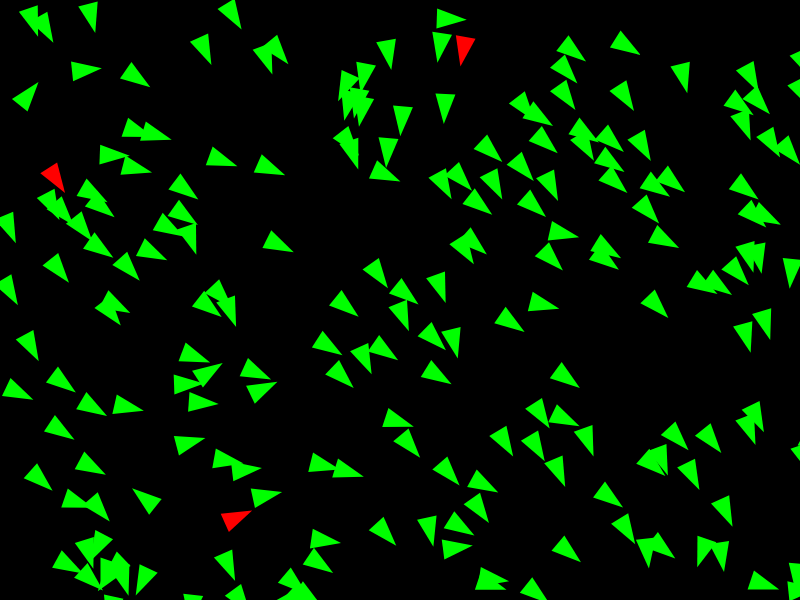
Frame 1 (no input)
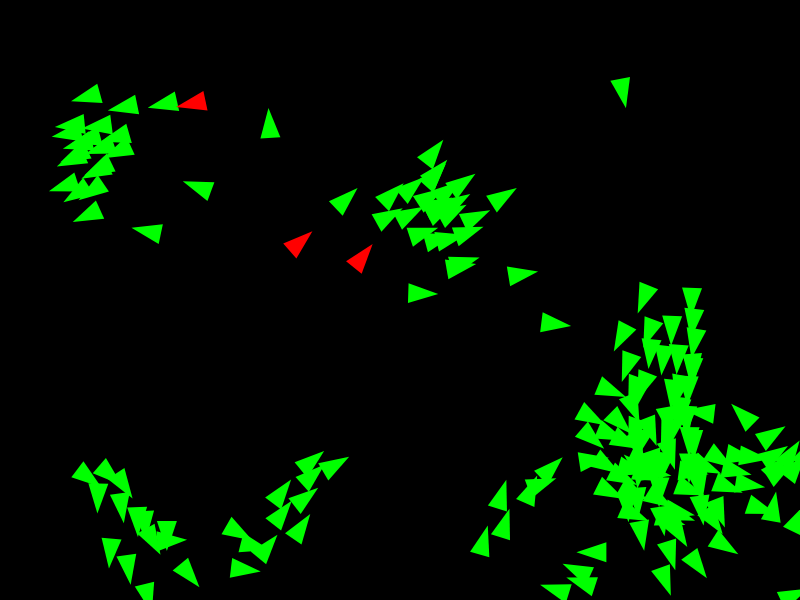
Frame 60 (no input)
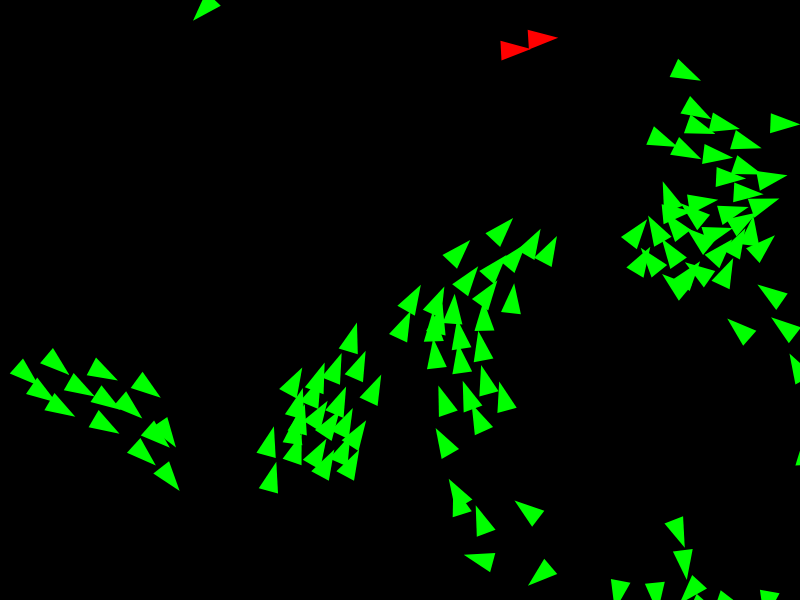
Frame 120 (the mouse pressed at the canvas centre since frame 60)

The p5.js sketch that drew these frames (run headless with seeded random() and noise() and a simulated clock; from frame 60 on, the mouse is pressed at the canvas centre):

// p5.js sketch
// ── sketch.js
let screen_dock;
let text_box;
if (screen.availWidth < 800 || screen.availHeight < 675) {
    settings_dock = "bottom";   // Options: left, bottom
    text_box = true;
} else {
    settings_dock = "left";
    text_box = false;
}

let friendly_boids = [];
let enemy_boids = []
let pointsOfInterest = [];
let texts = [];
let options = [];
let is_updating = true;
let canvas_position = 0;
let setting_displacement;

if (settings_dock == 'left') {
    setting_displacement = 0;
    canvas_position = 350;
} else if (settings_dock == 'bottom') {
    setting_displacement = screen.availHeight;
    canvas_position = 0;
}

// Boid variables
let friendly_boid_count = 200;
let enemy_boid_count = 3;
let enemy_boid_attack_constant = 0.5;
let enemy_avoidance_constant = 0.75;
let enemy_avoidance_range = 150;
let avoidance_constant = 0.15;
let alignment_constant = 0.3;
let cohesion_constant = 0.04;
let interest_constant = 0.1;
let poi_avoidance_constant = 0.5;
let turn_constant = 0.3;
let margin = 100;
let avoidance_range = 25;
let visible_range = 65;
let poi_attraction_range = 500;
let poi_protection_range = 50;
let max_speed = 5;
let min_speed = 3;

function setup() {
    // Position the canvas to the right of the settings
    let canvas = createCanvas(screen.availWidth - canvas_position, screen.availHeight);
    canvas.position(canvas_position, 0);

    for (let i = 0; i < friendly_boid_count; i++) {
        // friendly_boids.push(new FriendlyBoid(random(width), random(height)));
        friendly_boids.push(new FriendlyBoidOptimised(random(width), random(height)));
    }

    for (let i = 0; i < enemy_boid_count; i++) {
        // enemy_boids.push(new EnemyBoid(random(width), random(height)));
        enemy_boids.push(new EnemyBoidOptimised(random(width), random(height)));
    }

    title = createP("<h1>Boid settings</h1>");
    title.position(10, -25 + setting_displacement);

    texts.push(createP("Friendly boid count:"));
    options.push(createSlider(0, 250, friendly_boid_count, 1));
    texts.push(createP("Enemy boid count:"));
    options.push(createSlider(0, 100, enemy_boid_count, 1));
    texts.push(createP("Enemy boid attack:"));
    options.push(createSlider(0, 5, enemy_boid_attack_constant, 0.25));
    texts.push(createP("Enemy avoidance:"));
    options.push(createSlider(0, 2, enemy_avoidance_constant, 0.1));
    texts.push(createP("Enemy avoidance range:"));
    options.push(createSlider(0, 200, enemy_avoidance_range, 10));
    texts.push(createP("Friendly avoidance:"));
    options.push(createSlider(0, 1, avoidance_constant, 0.01));
    texts.push(createP("Friendly avoidance range:"));
    options.push(createSlider(0, 100, avoidance_range, 5));
    texts.push(createP("Show avoidance range:"));
    options.push(createCheckbox('', false));
    texts.push(createP("Alignment:"));
    options.push(createSlider(0, 1, alignment_constant, 0.01));
    texts.push(createP("Cohesion:"));
    options.push(createSlider(0, 0.1, cohesion_constant, 0.001));
    texts.push(createP("Visible range:"));
    options.push(createSlider(0, 100, visible_range, 5));
    texts.push(createP("Show visible range:"));
    options.push(createCheckbox('', false));
    texts.push(createP("Max speed:"));
    options.push(createSlider(0, 25, max_speed, 1));
    texts.push(createP("Min speed:"));
    options.push(createSlider(0, 25, min_speed, 1));
    texts.push(createP("Margin:"));
    options.push(createSlider(0, 200, margin, 10));
    texts.push(createP("Show margin:"));
    options.push(createCheckbox('', false));
    texts.push(createP("POI attraction range:"));
    options.push(createSlider(0, 1000, poi_attraction_range, 5));
    texts.push(createP("Show POI attraction range:"));
    options.push(createCheckbox('', false));
    texts.push(createP("POI protection range:"));
    options.push(createSlider(0, 500, poi_protection_range, 5));
    texts.push(createP("Show POI protection range:"));
    options.push(createCheckbox('', false));
    texts.push(createP("Show trail:"));
    options.push(createCheckbox('', false));
    texts.push(createP("Show velocity:"));
    options.push(createCheckbox('', false));
    texts.push(createP("Boid shape:"));
    options.push(createSelect());
    texts.push(createP("Use the <kbd>+</kbd> or <kbd>-</kbd> keys to add and remove POIs."));

    x_pos = 10;
    y_pos = 50 + setting_displacement;
    for (let text of texts) {
        text.position(x_pos, y_pos);
        y_pos += 25;
    }
    createP("Made and hosted by <a href='https://sooraj.dev/'>Sooraj</a>.").position(x_pos, y_pos);

    x_pos = 210;
    y_pos = 62 + setting_displacement;
    for (let option of options) {
        option.position(x_pos, y_pos);
        option.size();
        y_pos += 25;
    }

    options[22].option("Triangle");
    options[22].option("Circle");

    frameRate(60);
}

function draw() {
    friendly_boid_count = options[0].value();
    enemy_boid_count = options[1].value();
    enemy_boid_attack_constant = options[2].value();
    enemy_avoidance_constant = options[3].value();
    enemy_avoidance_range = options[4].value();
    avoidance_constant = options[5].value();
    avoidance_range = options[6].value();
    alignment_constant = options[8].value();
    cohesion_constant = options[9].value();
    visible_range = options[10].value();
    max_speed = options[12].value();
    min_speed = options[13].value();
    poi_attraction_range = options[16].value();
    poi_protection_range = options[18].value();

    if (friendly_boids.length < friendly_boid_count) {
        // friendly_boids.push(new FriendlyBoid(random(width), random(height)));
        friendly_boids.push(new FriendlyBoidOptimised(random(width), random(height)));
    } else if (friendly_boids.length > friendly_boid_count) {
        friendly_boids.pop();
    }

    if (enemy_boids.length < enemy_boid_count) {
        // enemy_boids.push(new EnemyBoid(random(width), random(height)));
        enemy_boids.push(new EnemyBoidOptimised(random(width), random(height)));
    } else if (enemy_boids.length > enemy_boid_count) {
        enemy_boids.pop();
    }

    // Update boids
    for (let boid of friendly_boids) {
        boid.update(trail = options[20].checked(), update = is_updating);
    }

    for (let boid of enemy_boids) {
        boid.update(trail = options[20].checked(), update = is_updating);
    }

    background(0);

    // Draw trails
    if (options[20].checked()) {
        for (let boid of friendly_boids) {
            boid.drawTrail();
        }

        for (let boid of enemy_boids) {
            boid.drawTrail();
        }
    }

    // Draw the margins
    if (options[15].checked()) {
        drawMargins();
    }

    // Draw points of interest
    for (let poi of pointsOfInterest) {
        poi.draw(protect_range = options[19].checked(), attract_range = options[17].checked());
    }

    // Draw friendly boids
    for (let boid of friendly_boids) {
        boid.drawBoid(shape = options[22].value());
    }

    // Draw enemy boids
    for (let boid of enemy_boids) {
        boid.drawBoid(shape = options[22].value());
    }

    // Draw velocity vectors
    if (options[21].checked()) {
        for (let boid of friendly_boids) {
            boid.drawVelocity();
        }

        for (let boid of enemy_boids) {
            boid.drawVelocity();
        }
    }

    // Draw avoidance ranges
    if (options[7].checked()) {
        for (let boid of friendly_boids) {
            boid.drawAvoidanceRange();
        }

        for (let boid of enemy_boids) {
            boid.drawAvoidanceRange();
        }
    }
}

function keyPressed() {
    // Check if it was a right click
    if (key == '=') {
        pointsOfInterest.push(new PointOfInterest(mouseX, mouseY));
    } else if (key == '-') {
        for (let i = pointsOfInterest.length - 1; i >= 0; i--) {
            if (dist(mouseX, mouseY, pointsOfInterest[i].position.x, pointsOfInterest[i].position.y) < 10) {
                pointsOfInterest.splice(i, 1);
            }
        }
    } else if (key == ' ') {
        if (is_updating) {
            is_updating = false;
        } else {
            is_updating = true;
        }
    }
}

function drawMargins() {
    margin = options[14].value();

    stroke(150, 0, 0, 200);
    strokeWeight(2);
    noFill();
    rect(margin, margin, width - 2 * margin, height - 2 * margin);
}
// ── EnemyBoid.js
class EnemyBoid {
    constructor(x, y) {
        this.position = createVector(x, y);
        this.velocity = createVector(random(0, 1), random(0, 1));

        this.trail = [];
        for (let i = 0; i < 100; i++) {
            this.trail.push(this.position.copy());
        }
    }

    update(trail = false, update = true) {
        if (!update) {
            return;
        }

        // Separation
        let close_dx = 0;
        let close_dy = 0;

        for (let boid of enemy_boids) {
            if (boid != this) {
                if (dist(this.position.x, this.position.y, boid.position.x, boid.position.y) < avoidance_range) {
                    close_dx += this.position.x - boid.position.x;
                    close_dy += this.position.y - boid.position.y;
                }
            }
        }

        this.velocity.add(createVector(close_dx, close_dy).normalize().mult(avoidance_constant));


        // Alignment
        let avg_dx = 0;
        let avg_dy = 0;
        let total_neighbours = 0;

        for (let boid of enemy_boids) {
            if (boid != this) {
                if (dist(this.position.x, this.position.y, boid.position.x, boid.position.y) < visible_range) {
                    avg_dx += boid.velocity.x;
                    avg_dy += boid.velocity.y;

                    total_neighbours++;
                }
            }
        }

        if (total_neighbours > 0) {
            avg_dx /= total_neighbours;
            avg_dy /= total_neighbours;
        }

        this.velocity.add(createVector(avg_dx, avg_dy).normalize().mult(alignment_constant));


        // Cohesion
        total_neighbours = 0;
        let avg_x = 0;
        let avg_y = 0;

        for (let boid of enemy_boids) {
            if (boid != this) {
                if (dist(this.position.x, this.position.y, boid.position.x, boid.position.y) < visible_range) {
                    avg_x += boid.position.x;
                    avg_y += boid.position.y;

                    total_neighbours++;
                }
            }
        }

        if (total_neighbours > 0) {
            avg_x /= total_neighbours;
            avg_y /= total_neighbours;
        }

        this.velocity.add(createVector(avg_x - this.position.x, avg_y - this.position.y).normalize().mult(cohesion_constant));


        // POI Repulsion
        close_dx = 0;
        close_dy = 0;

        for (let poi of pointsOfInterest) {
            if (dist(this.position.x, this.position.y, poi.position.x, poi.position.y) < poi_protection_range) {
                close_dx += this.position.x - poi.position.x;
                close_dy += this.position.y - poi.position.y;
            }
        }

        this.velocity.add(createVector(close_dx, close_dy).normalize().mult(poi_avoidance_constant));


        // Enemy Boid Attack
        let friendly_boid_dx = 0;
        let friendly_boid_dy = 0;
        for (let poi of friendly_boids) {
            if (dist(this.position.x, this.position.y, poi.position.x, poi.position.y) < visible_range) {
                friendly_boid_dx += poi.position.x - this.position.x;
                friendly_boid_dy += poi.position.y - this.position.y;
            }
        }

        this.velocity.add(createVector(friendly_boid_dx, friendly_boid_dy).normalize().mult(enemy_boid_attack_constant));


        // Turn around if it's going out of bounds
        if (this.position.x < margin) {
            this.velocity.x += turn_constant;
        } else if (this.position.x > width - margin) {
            this.velocity.x -= turn_constant;
        }

        if (this.position.y < margin) {
            this.velocity.y += turn_constant;
        } else if (this.position.y > height - margin) {
            this.velocity.y -= turn_constant;
        }


        // Limit speed
        if (this.velocity.mag() > max_speed) {
            this.velocity.normalize().mult(max_speed);
        } else if (this.velocity.mag() < min_speed) {
            this.velocity.normalize().mult(min_speed);
        }

        // Update the trail
        if (trail) {
            this.trail.shift();
            this.trail.push(this.position.copy());
        }

        // Move the boid
        this.position.add(this.velocity);
    }

    drawBoid(shape = "Triangle") {
        // Draw the boid as a sphere
        if (shape == "Circle") {
            stroke(255, 0, 0);
            strokeWeight(15);
            point(this.position.x, this.position.y);
        } else {
            // Draw the boid as a triangle
            strokeWeight(0);
            fill(255, 0, 0);
            let angle = this.velocity.heading();
            let a = createVector(0, -30).rotate(angle + PI / 2).add(this.position);
            let b = createVector(10, 0).rotate(angle + PI / 2).add(this.position);
            let c = createVector(-10, 0).rotate(angle + PI / 2).add(this.position);
            triangle(a.x, a.y, b.x, b.y, c.x, c.y);
        }
    }

    drawTrail() {
        strokeWeight(5);
        for (let i = 0; i < this.trail.length - 1; i++) {
            let alpha = map(i, 0, this.trail.length, 0, 255);
            stroke(alpha);
            line(this.trail[i].x, this.trail[i].y, this.trail[i + 1].x, this.trail[i + 1].y);
        }
    }

    drawAvoidanceRange() {
        noFill();
        stroke(255, 0, 0, 50);
        strokeWeight(2);
        ellipse(this.position.x, this.position.y, avoidance_range * 2);
    }

    drawVelocity() {
        stroke(255, 255, 255);
        strokeWeight(3);
        line(this.position.x, this.position.y, this.position.x + (this.velocity.x * 5), this.position.y + (this.velocity.y * 5));
    }
}
// ── EnemyBoidOptimised.js
class EnemyBoidOptimised {
    constructor(x, y) {
        this.position = createVector(x, y);
        this.velocity = createVector(random(0, 1), random(0, 1));

        this.trail = [];
        for (let i = 0; i < 100; i++) {
            this.trail.push(this.position.copy());
        }
    }

    update(trail = false, update = true) {
        if (!update) {
            return;
        }

        let close_dx = 0;
        let close_dy = 0;
        let avg_dx = 0;
        let avg_dy = 0;
        let avg_x = 0;
        let avg_y = 0;
        let total_neighbours = 0;
        let poi_avoid_dx = 0;
        let poi_avoid_dy = 0;
        let friendly_boid_dx = 0;
        let friendly_boid_dy = 0;

        for (let boid of enemy_boids) {
            if (boid != this) {
                if (dist(this.position.x, this.position.y, boid.position.x, boid.position.y) < avoidance_range) {
                    close_dx += this.position.x - boid.position.x;
                    close_dy += this.position.y - boid.position.y;
                }

                if (dist(this.position.x, this.position.y, boid.position.x, boid.position.y) < visible_range) {
                    avg_dx += boid.velocity.x;
                    avg_dy += boid.velocity.y;

                    avg_x += boid.position.x;
                    avg_y += boid.position.y;

                    total_neighbours++;
                }
            }
        }

        for (let poi of pointsOfInterest) {
            if (dist(this.position.x, this.position.y, poi.position.x, poi.position.y) < poi_protection_range) {
                poi_avoid_dx += this.position.x - poi.position.x;
                poi_avoid_dy += this.position.y - poi.position.y;
            }
        }

        for (let poi of friendly_boids) {
            if (dist(this.position.x, this.position.y, poi.position.x, poi.position.y) < visible_range) {
                friendly_boid_dx += poi.position.x - this.position.x;
                friendly_boid_dy += poi.position.y - this.position.y;
            }
        }

        if (total_neighbours > 0) {
            avg_dx /= total_neighbours;
            avg_dy /= total_neighbours;

            avg_x /= total_neighbours;
            avg_y /= total_neighbours;
        }

        this.velocity.add(createVector(close_dx, close_dy).normalize().mult(avoidance_constant));
        this.velocity.add(createVector(avg_dx, avg_dy).normalize().mult(alignment_constant));
        this.velocity.add(createVector(avg_x - this.position.x, avg_y - this.position.y).normalize().mult(cohesion_constant));
        this.velocity.add(createVector(poi_avoid_dx, poi_avoid_dy).normalize().mult(poi_avoidance_constant));
        this.velocity.add(createVector(friendly_boid_dx, friendly_boid_dy).normalize().mult(enemy_boid_attack_constant));

        // Turn around if it's going out of bounds
        if (this.position.x < margin) {
            this.velocity.x += turn_constant;
        } else if (this.position.x > width - margin) {
            this.velocity.x -= turn_constant;
        }

        if (this.position.y < margin) {
            this.velocity.y += turn_constant;
        } else if (this.position.y > height - margin) {
            this.velocity.y -= turn_constant;
        }

        // Limit speed
        if (this.velocity.mag() > max_speed) {
            this.velocity.normalize().mult(max_speed);
        } else if (this.velocity.mag() < min_speed) {
            this.velocity.normalize().mult(min_speed);
        }

        // Update the trail
        if (trail) {
            this.trail.shift();
            this.trail.push(this.position.copy());
        }

        // Move the boid
        this.position.add(this.velocity);
    }

    drawBoid(shape = "Triangle") {
        // Draw the boid as a sphere
        if (shape == "Circle") {
            stroke(255, 0, 0);
            strokeWeight(15);
            point(this.position.x, this.position.y);
        } else {
            // Draw the boid as a triangle
            strokeWeight(0);
            fill(255, 0, 0);
            let angle = this.velocity.heading();
            let a = createVector(0, -30).rotate(angle + PI / 2).add(this.position);
            let b = createVector(10, 0).rotate(angle + PI / 2).add(this.position);
            let c = createVector(-10, 0).rotate(angle + PI / 2).add(this.position);
            triangle(a.x, a.y, b.x, b.y, c.x, c.y);
        }
    }

    drawTrail() {
        strokeWeight(5);
        for (let i = 0; i < this.trail.length - 1; i++) {
            let alpha = map(i, 0, this.trail.length, 0, 255);
            stroke(alpha);
            line(this.trail[i].x, this.trail[i].y, this.trail[i + 1].x, this.trail[i + 1].y);
        }
    }

    drawAvoidanceRange() {
        noFill();
        stroke(255, 0, 0, 50);
        strokeWeight(2);
        ellipse(this.position.x, this.position.y, avoidance_range * 2);
    }

    drawVelocity() {
        stroke(255, 255, 255);
        strokeWeight(3);
        line(this.position.x, this.position.y, this.position.x + (this.velocity.x * 5), this.position.y + (this.velocity.y * 5));
    }
}
// ── FriendlyBoid.js
class FriendlyBoid {
    constructor(x, y) {
        this.position = createVector(x, y);
        this.velocity = createVector(random(0, 1), random(0, 1));

        this.trail = [];
        for (let i = 0; i < 100; i++) {
            this.trail.push(this.position.copy());
        }
    }

    update(trail = false, update = true) {
        if (!update) {
            return;
        }

        // Separation
        let close_dx = 0;
        let close_dy = 0;

        for (let boid of friendly_boids) {
            if (boid != this) {
                if (dist(this.position.x, this.position.y, boid.position.x, boid.position.y) < avoidance_range) {
                    close_dx += this.position.x - boid.position.x;
                    close_dy += this.position.y - boid.position.y;
                }
            }
        }

        this.velocity.add(createVector(close_dx, close_dy).normalize().mult(avoidance_constant));


        // Alignment
        let avg_dx = 0;
        let avg_dy = 0;
        let total_neighbours = 0;

        for (let boid of friendly_boids) {
            if (boid != this) {
                if (dist(this.position.x, this.position.y, boid.position.x, boid.position.y) < visible_range) {
                    avg_dx += boid.velocity.x;
                    avg_dy += boid.velocity.y;

                    total_neighbours++;
                }
            }
        }

        if (total_neighbours > 0) {
            avg_dx /= total_neighbours;
            avg_dy /= total_neighbours;
        }

        this.velocity.add(createVector(avg_dx, avg_dy).normalize().mult(alignment_constant));


        // Cohesion
        total_neighbours = 0;
        let avg_x = 0;
        let avg_y = 0;

        for (let boid of friendly_boids) {
            if (boid != this) {
                if (dist(this.position.x, this.position.y, boid.position.x, boid.position.y) < visible_range) {
                    avg_x += boid.position.x;
                    avg_y += boid.position.y;

                    total_neighbours++;
                }
            }
        }

        if (total_neighbours > 0) {
            avg_x /= total_neighbours;
            avg_y /= total_neighbours;
        }

        this.velocity.add(createVector(avg_x - this.position.x, avg_y - this.position.y).normalize().mult(cohesion_constant));


        // POI Attraction
        let poi_dx = 0;
        let poi_dy = 0;
        for (let poi of pointsOfInterest) {
            if (dist(this.position.x, this.position.y, poi.position.x, poi.position.y) < poi_attraction_range) {
                poi_dx += poi.position.x - this.position.x;
                poi_dy += poi.position.y - this.position.y;
            }
        }

        this.velocity.add(createVector(poi_dx, poi_dy).normalize().mult(interest_constant));

        // POI Repulsion
        close_dx = 0;
        close_dy = 0;

        for (let poi of pointsOfInterest) {
            if (dist(this.position.x, this.position.y, poi.position.x, poi.position.y) < poi_protection_range) {
                close_dx += this.position.x - poi.position.x;
                close_dy += this.position.y - poi.position.y;
            }
        }

        this.velocity.add(createVector(close_dx, close_dy).normalize().mult(poi_avoidance_constant));


        // Enemy Boid Avoidance
        close_dx = 0;
        close_dy = 0;

        for (let boid of enemy_boids) {
            if (dist(this.position.x, this.position.y, boid.position.x, boid.position.y) < enemy_avoidance_range) {
                close_dx += (this.position.x - boid.position.x);
                close_dy += (this.position.y - boid.position.y);
            }
        }

        this.velocity.add(createVector(close_dx, close_dy).normalize().mult(enemy_avoidance_constant));


        // Turn around if it's going out of bounds
        if (this.position.x < margin) {
            this.velocity.x += turn_constant;
        } else if (this.position.x > width - margin) {
            this.velocity.x -= turn_constant;
        }

        if (this.position.y < margin) {
            this.velocity.y += turn_constant;
        } else if (this.position.y > height - margin) {
            this.velocity.y -= turn_constant;
        }


        // Limit speed
        if (this.velocity.mag() > max_speed) {
            this.velocity.normalize().mult(max_speed);
        } else if (this.velocity.mag() < min_speed) {
            this.velocity.normalize().mult(min_speed);
        }

        // Update the trail
        if (trail) {
            this.trail.shift();
            this.trail.push(this.position.copy());
        }

        // Move the boid
        this.position.add(this.velocity);
    }

    drawBoid(shape = "Triangle") {
        // Draw the boid as a sphere with a line indicating its direction
        if (shape == "Circle") {
            stroke(0, 255, 0);
            strokeWeight(15);
            point(this.position.x, this.position.y);
        } else {
            // Draw the boid as a triangle
            strokeWeight(0);
            fill(0, 255, 0);
            let angle = this.velocity.heading();
            let a = createVector(0, -30).rotate(angle + PI / 2).add(this.position);
            let b = createVector(10, 0).rotate(angle + PI / 2).add(this.position);
            let c = createVector(-10, 0).rotate(angle + PI / 2).add(this.position);
            triangle(a.x, a.y, b.x, b.y, c.x, c.y);
        }
    }

    drawTrail() {
        // Add a trail behind the boid
        strokeWeight(5);
        for (let i = 0; i < this.trail.length - 1; i++) {
            let alpha = map(i, 0, this.trail.length, 0, 255);
            stroke(alpha);
            line(this.trail[i].x, this.trail[i].y, this.trail[i + 1].x, this.trail[i + 1].y);
        }
    }

    drawAvoidanceRange() {
        noFill();
        stroke(255, 0, 0, 50);
        strokeWeight(2);
        ellipse(this.position.x, this.position.y, avoidance_range * 2);
    }

    drawVelocity() {
        stroke(255, 255, 255);
        strokeWeight(3);
        line(this.position.x, this.position.y, this.position.x + (this.velocity.x * 5), this.position.y + (this.velocity.y * 5));
    }
}
// ── FriendlyBoidOptimised.js
class FriendlyBoidOptimised {
    constructor(x, y) {
        this.position = createVector(x, y);
        this.velocity = createVector(random(0, 1), random(0, 1));

        this.trail = [];
        for (let i = 0; i < 100; i++) {
            this.trail.push(this.position.copy());
        }
    }

    update(trail = false, update = true) {
        if (!update) {
            return;
        }

        let close_dx = 0;
        let close_dy = 0;
        let avg_dx = 0;
        let avg_dy = 0;
        let avg_x = 0;
        let avg_y = 0;
        let total_neighbours = 0;
        let poi_avoid_dx = 0;
        let poi_avoid_dy = 0;
        let poi_attract_dx = 0;
        let poi_attract_dy = 0;
        let enemy_close_dx = 0;
        let enemy_close_dy = 0;

        for (let boid of friendly_boids) {
            if (boid != this) {
                if (dist(this.position.x, this.position.y, boid.position.x, boid.position.y) < avoidance_range) {
                    close_dx += this.position.x - boid.position.x;
                    close_dy += this.position.y - boid.position.y;
                }

                if (dist(this.position.x, this.position.y, boid.position.x, boid.position.y) < visible_range) {
                    avg_dx += boid.velocity.x;
                    avg_dy += boid.velocity.y;

                    avg_x += boid.position.x;
                    avg_y += boid.position.y;

                    total_neighbours++;
                }
            }
        }

        for (let poi of pointsOfInterest) {
            if (dist(this.position.x, this.position.y, poi.position.x, poi.position.y) < poi_attraction_range) {
                poi_attract_dx += poi.position.x - this.position.x;
                poi_attract_dy += poi.position.y - this.position.y;
            }
            if (dist(this.position.x, this.position.y, poi.position.x, poi.position.y) < poi_protection_range) {
                poi_avoid_dx += this.position.x - poi.position.x;
                poi_avoid_dy += this.position.y - poi.position.y;
            }
        }

        for (let boid of enemy_boids) {
            if (dist(this.position.x, this.position.y, boid.position.x, boid.position.y) < enemy_avoidance_range) {
                enemy_close_dx += (this.position.x - boid.position.x);
                enemy_close_dy += (this.position.y - boid.position.y);
            }
        }

        if (total_neighbours > 0) {
            avg_dx /= total_neighbours;
            avg_dy /= total_neighbours;

            avg_x /= total_neighbours;
            avg_y /= total_neighbours;
        }

        this.velocity.add(createVector(close_dx, close_dy).normalize().mult(avoidance_constant));
        this.velocity.add(createVector(avg_dx, avg_dy).normalize().mult(alignment_constant));
        this.velocity.add(createVector(avg_x - this.position.x, avg_y - this.position.y).normalize().mult(cohesion_constant));
        this.velocity.add(createVector(poi_attract_dx, poi_attract_dy).normalize().mult(interest_constant));
        this.velocity.add(createVector(poi_avoid_dx, poi_avoid_dy).normalize().mult(poi_avoidance_constant));
        this.velocity.add(createVector(enemy_close_dx, enemy_close_dy).normalize().mult(enemy_avoidance_constant));

        // Turn around if it's going out of bounds
        if (this.position.x < margin) {
            this.velocity.x += turn_constant;
        } else if (this.position.x > width - margin) {
            this.velocity.x -= turn_constant;
        }

        if (this.position.y < margin) {
            this.velocity.y += turn_constant;
        } else if (this.position.y > height - margin) {
            this.velocity.y -= turn_constant;
        }

        // Limit speed
        if (this.velocity.mag() > max_speed) {
            this.velocity.normalize().mult(max_speed);
        } else if (this.velocity.mag() < min_speed) {
            this.velocity.normalize().mult(min_speed);
        }

        // Update the trail
        if (trail) {
            this.trail.shift();
            this.trail.push(this.position.copy());
        }

        // Move the boid
        this.position.add(this.velocity);
    }

    drawBoid(shape = "Triangle") {
        // Draw the boid as a sphere with a line indicating its direction
        if (shape == "Circle") {
            stroke(0, 255, 0);
            strokeWeight(15);
            point(this.position.x, this.position.y);
        } else {
            // Draw the boid as a triangle
            strokeWeight(0);
            fill(0, 255, 0);
            let angle = this.velocity.heading();
            let a = createVector(0, -30).rotate(angle + PI / 2).add(this.position);
            let b = createVector(10, 0).rotate(angle + PI / 2).add(this.position);
            let c = createVector(-10, 0).rotate(angle + PI / 2).add(this.position);
            triangle(a.x, a.y, b.x, b.y, c.x, c.y);
        }
    }

    drawTrail() {
        // Add a trail behind the boid
        strokeWeight(5);
        for (let i = 0; i < this.trail.length - 1; i++) {
            let alpha = map(i, 0, this.trail.length, 0, 255);
            stroke(alpha);
            line(this.trail[i].x, this.trail[i].y, this.trail[i + 1].x, this.trail[i + 1].y);
        }
    }

    drawAvoidanceRange() {
        noFill();
        stroke(255, 0, 0, 50);
        strokeWeight(2);
        ellipse(this.position.x, this.position.y, avoidance_range * 2);
    }

    drawVelocity() {
        stroke(255, 255, 255);
        strokeWeight(3);
        line(this.position.x, this.position.y, this.position.x + (this.velocity.x * 5), this.position.y + (this.velocity.y * 5));
    }
}
// ── PointOfInterest.js
class PointOfInterest {
    constructor(x, y) {
        this.position = createVector(x, y);
    }

    draw(protect_range = false, attract_range = false) {
        stroke(255, 255, 0);
        strokeWeight(10);
        point(this.position.x, this.position.y);

        if (protect_range) {
            noFill();
            stroke(255, 255, 0, 100);
            strokeWeight(2);
            ellipse(this.position.x, this.position.y, poi_protection_range * 2);
        }

        if (attract_range) {
            noFill();
            stroke(255, 255, 0, 100);
            strokeWeight(2);
            ellipse(this.position.x, this.position.y, poi_attraction_range * 2);
        }
    }
}
// ── style.css
/* For devices with a large screen (such as a tablet or a laptop) */
@media screen and (min-width: 800px) and (min-height: 675px) {
    html, body {
        overflow-y: hidden;
        overflow-x: hidden;
    }
}

/* For devices with a small screen size (such as a phone) */
@media screen and (max-width: 800px) and (max-height: 675px) {
    html, body {
        overflow-y: scroll;
        overflow-x: hidden;
    }
}

html, body {
    margin: 0;
    padding: 0;
    font-family: monospace;
}

canvas {
  display: block;
}
